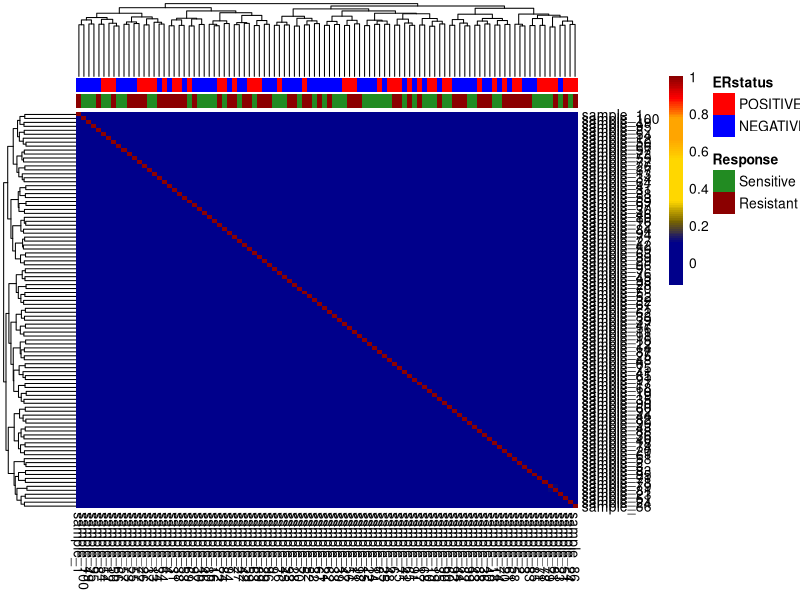

Recreate this plot in R.
rm(list = ls())
######################
CorType <- "spearman"
TargetArm <-  "LAPATINIB ALONE"  ##"LAPATINIB IN COMBINATION WITH TRASTUZUMAB" ##"TRASTUZUMAB ALONE"  ##
############################################
# generating random data for 
# 100 samples and 1000 genes
############################################
NeoExpMat <- matrix(runif(1e5, min = 0, max = 1), ncol = 100)
colnames(NeoExpMat) <- paste("sample", seq(1,100), sep = "_")

ERVec <- c("NEGATIVE", "POSITIVE")[sample.int(2, size = 100, replace = TRUE)]

RespVec <- c("Resistant", "Sensitive")[sample.int(2, size = 100, replace = TRUE)]


Categories <- data.frame(Response = factor(RespVec),
                         ERstatus = factor(ERVec))
rownames(Categories) <- colnames(NeoExpMat)

CategoriesColor <- list(Response = c(Sensitive = 'forestgreen',Resistant = 'darkred'),
                        ERstatus = c(POSITIVE="red",NEGATIVE="blue"))
##########################
CorMat <- Hmisc::rcorr(NeoExpMat, type = CorType)$r
##########################


pheatmap::pheatmap(CorMat,
                   annotation_names_col = FALSE,
                   annotation_col = Categories,
                   annotation_colors = CategoriesColor ,
                   fontsize = 10,
                   clustering_method="ward.D2",
                   clustering_distance="euclidean",
                   clustering_distance_cols = "euclidean",
                   breaks = seq((min(CorMat)-0.01), 
                                (1+0.01),by=0.01), 
                   color = colorRampPalette(c(rep("darkblue",3),
                                              rep(rgb(120/255, 100/255,0/255),1),
                                              rep("gold",3.5),
                                              rep("orange",2.5),
                                              rep("red",1.5),
                                              rep("darkred",1)))(
                                                length(seq((min(CorMat)-0.01), 
                                                           (1+0.01),
                                                           by=0.01))-1))
